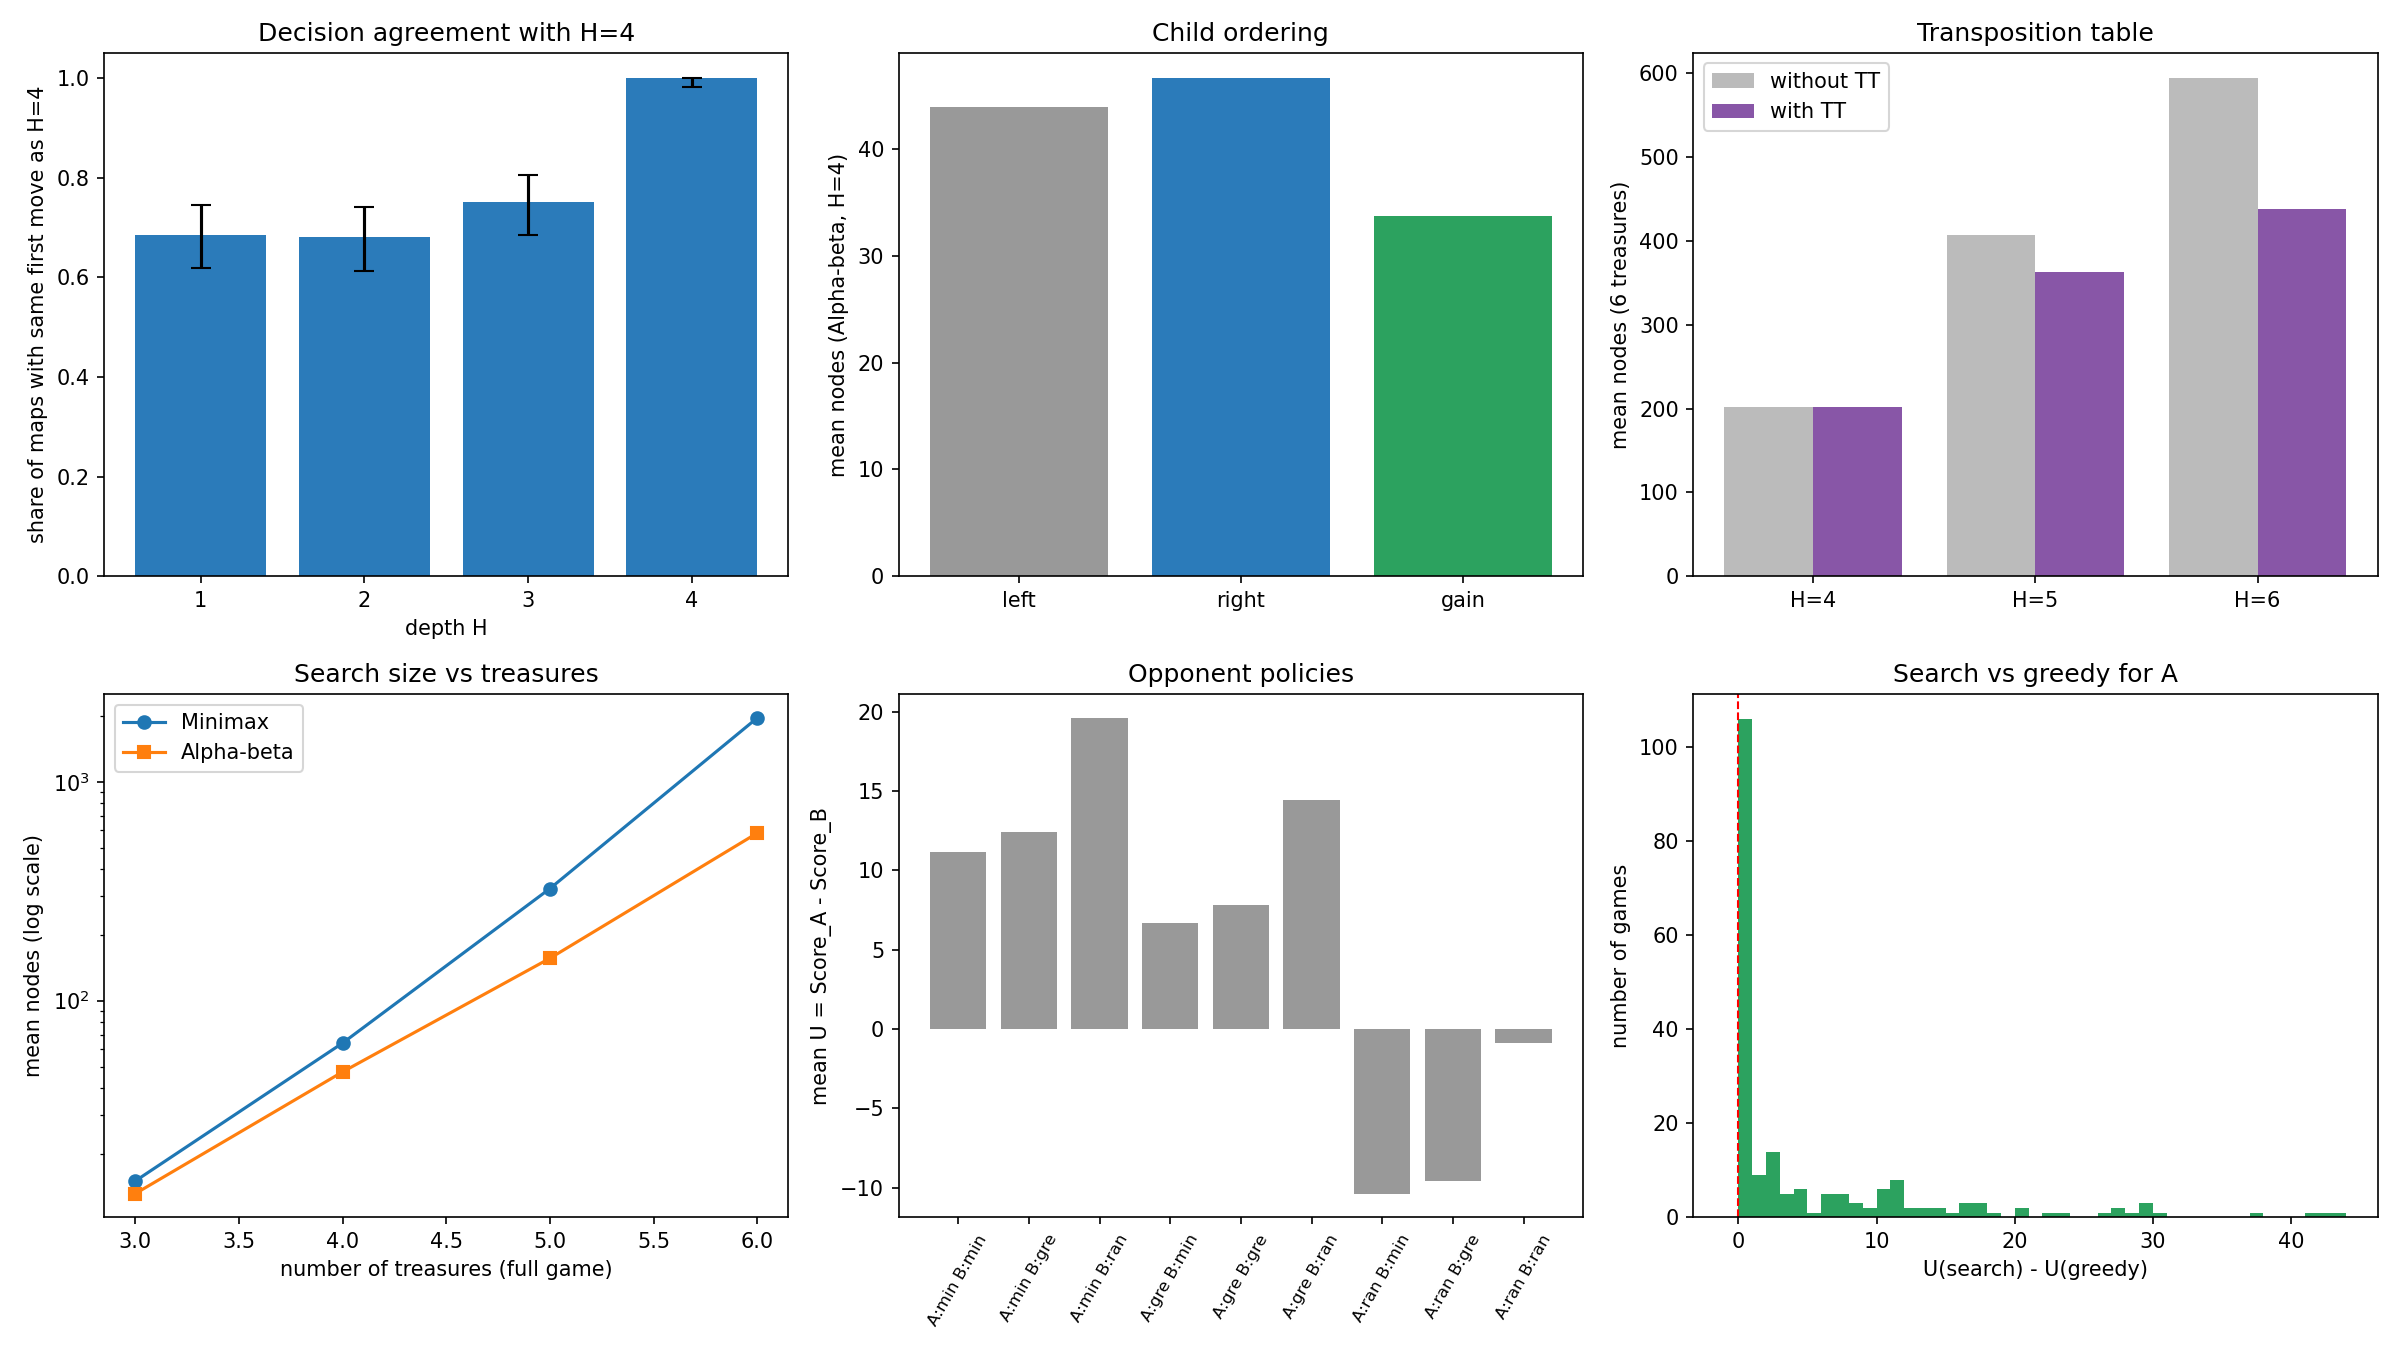

Write Python code to recreate this figure.
import os
import random
import statistics
import time

import matplotlib
matplotlib.use('Agg')
import matplotlib.pyplot as plt
from scipy import stats as sstats

from treasure_game_task4 import (
    make_game, solve_grid, best_move, iterative_deepening, root_search, play,
    LiveGame, mean, mean_ci, sign_test_p,
)

SEED = 2026
WALL = 'X'
OUT_DIR = os.path.dirname(os.path.abspath(__file__))
PLOT_PATH = os.path.join(OUT_DIR, 'test_treasure_game_task4.png')
REPORT_PATH = os.path.join(OUT_DIR, 'test_treasure_game_task4_results.md')

GIVEN_GRID = [l.split() for l in [
    'A 1 1 X 2 1 T1',
    '1 X 6 X 1 X 1',
    '1 1 T2 1 1 1 1',
    'X 1 X 8 X 1 X',
    '1 1 1 1 T3 1 1',
    '1 X 9 X 1 X 1',
    'T4 1 1 X 1 1 B',
]]
GIVEN_VALUES = {'T1': 9, 'T2': 6, 'T3': 7, 'T4': 7}

N_RANDOM = 200
N_TT = 100
N_COUNT = 30
N_CACHE_REPEAT = 5


def generate_instance(rng, rows, cols, treasure_count, wall_prob, value_low, value_high):
    grid = [[WALL if rng.random() < wall_prob else str(rng.randint(1, 9))
             for _ in range(cols)] for _ in range(rows)]
    cells = [(r, c) for r in range(rows) for c in range(cols)]
    rng.shuffle(cells)
    labels = ['A', 'B'] + [f'T{i}' for i in range(1, treasure_count + 1)]
    if len(cells) < len(labels):
        raise ValueError('grid too small for the requested treasures')
    for label, (r, c) in zip(labels, cells):
        grid[r][c] = label
    values = {f'T{i}': rng.randint(value_low, value_high) for i in range(1, treasure_count + 1)}
    return [[str(cell) for cell in row] for row in grid], values


def sample_games(seed, count, treasures, rows=7, cols=7, wall_prob=0.2, low=6, high=9):
    rng = random.Random(seed)
    out = []
    while len(out) < count:
        try:
            grid, values = generate_instance(rng, rows, cols, treasures, wall_prob, low, high)
            game = make_game(grid, values)
        except ValueError:
            continue
        out.append((grid, values, game))
    return out


def prop_ci(k, n, alpha=0.05):
    z = sstats.norm.ppf(1 - alpha / 2)
    p = k / n
    denom = 1 + z * z / n
    centre = (p + z * z / (2 * n)) / denom
    half = z * ((p * (1 - p) / n + z * z / (4 * n * n)) ** 0.5) / denom
    return max(0.0, centre - half), min(1.0, centre + half)


def fmt_ci(m, lo, hi):
    return f'{m:.2f}（95% 置信区间 {lo:.2f} 到 {hi:.2f}）'


def experiment_depth(lines):
    mm = solve_grid(GIVEN_GRID, GIVEN_VALUES, 2, use_alphabeta=False)
    ab = solve_grid(GIVEN_GRID, GIVEN_VALUES, 2, use_alphabeta=True)
    assert mm['best_target'] == ab['best_target'] == 'T2' and ab['best_value'] == -1
    mm = solve_grid(GIVEN_GRID, GIVEN_VALUES, 4, use_alphabeta=False)
    ab = solve_grid(GIVEN_GRID, GIVEN_VALUES, 4, use_alphabeta=True)
    assert mm['best_target'] == ab['best_target'] == 'T3' and ab['best_value'] == 3

    rows = []
    for h in range(1, 5):
        mm = solve_grid(GIVEN_GRID, GIVEN_VALUES, h, use_alphabeta=False)
        ab = solve_grid(GIVEN_GRID, GIVEN_VALUES, h, use_alphabeta=True)
        assert mm['best_target'] == ab['best_target'] and mm['best_value'] == ab['best_value']
        rows.append((h, ab['best_target'], ab['best_value'], mm['nodes'], ab['nodes']))
        lines.append(f"给定地图 H={h}：A 首步选 {ab['best_target']}，收益差 {ab['best_value']}；"
                     f"Minimax 访问 {mm['nodes']} 个节点，Alpha-beta 访问 {ab['nodes']} 个节点。")

    samples = sample_games(SEED + 2, N_RANDOM, 4)
    agree = {h: 0 for h in range(1, 5)}
    for _, _, g in samples:
        final = best_move(g, g.start_state(), 4)['best_target']
        for h in range(1, 5):
            if best_move(g, g.start_state(), h)['best_target'] == final:
                agree[h] += 1
    props = {}
    for h in range(1, 5):
        lo, hi = prop_ci(agree[h], len(samples))
        props[h] = (agree[h] / len(samples), lo, hi)
        if h < 4:
            lines.append(f'随机 {len(samples)} 局：H={h} 的首步与 H=4 相同的比例为 '
                         f'{agree[h] / len(samples):.1%}（95% 置信区间 {lo:.1%} 到 {hi:.1%}）。')
    return {'rows': rows, 'props': props}


def experiment_order(lines):
    game = make_game(GIVEN_GRID, GIVEN_VALUES)
    for h in (2, 4):
        nodes = {o: best_move(game, game.start_state(), h, order=o)['nodes'] for o in ('left', 'right', 'gain')}
        lines.append(f"给定地图 H={h}，Alpha-beta 节点数：从左到右 {nodes['left']}，"
                     f"从右到左 {nodes['right']}，按收益排序 {nodes['gain']}。")

    samples = sample_games(SEED + 3, N_RANDOM, 4)
    nodes = {o: [] for o in ('left', 'right', 'gain')}
    for _, _, g in samples:
        results = set()
        for o in nodes:
            r = best_move(g, g.start_state(), 4, order=o)
            nodes[o].append(r['nodes'])
            results.add((r['best_target'], r['best_value']))
        assert len(results) == 1, 'ordering changed the result'

    summary = {}
    for o in ('right', 'gain'):
        diffs = [a - b for a, b in zip(nodes['left'], nodes[o])]
        m, lo, hi = mean_ci(diffs)
        wins = sum(1 for d in diffs if d > 0)
        ties = sum(1 for d in diffs if d == 0)
        losses = sum(1 for d in diffs if d < 0)
        p = sign_test_p(diffs)
        summary[o] = (m, lo, hi)
        name = '从右到左' if o == 'right' else '按收益排序'
        lines.append(f'随机 {len(samples)} 局（H=4）：{name}相对从左到右平均少访问节点 '
                     f'{fmt_ci(m, lo, hi)}，少 {wins} 局、平 {ties} 局、多 {losses} 局，符号检验 p = {p:.2g}。')
    means = {o: mean(v) for o, v in nodes.items()}
    return {'means': means, 'summary': summary}


def experiment_tt(lines):
    samples = sample_games(SEED + 4, N_TT, 6)
    result = {}
    for h in (4, 5, 6):
        off, on, hits = [], [], []
        for _, _, g in samples:
            a = best_move(g, g.start_state(), h, tt=False)
            b = best_move(g, g.start_state(), h, tt=True)
            assert a['best_value'] == b['best_value'] and a['target'] == b['target']
            off.append(a['nodes'])
            on.append(b['nodes'])
            hits.append(b['tt_hits'])
        diffs = [a - b for a, b in zip(off, on)]
        m, lo, hi = mean_ci(diffs)
        result[h] = (mean(off), mean(on), m, lo, hi, mean(hits))
        lines.append(f'6 个宝藏、H={h}（{len(samples)} 局）：置换表前平均 {mean(off):.0f} 个节点，'
                     f'置换表后 {mean(on):.0f} 个节点，平均减少 {fmt_ci(m, lo, hi)}，'
                     f'平均命中 {mean(hits):.1f} 次。')
    return result


def experiment_iterative(lines):
    samples = sample_games(SEED + 5, N_RANDOM, 4)
    direct, iterative = [], []
    for _, _, g in samples:
        st = g.start_state()
        a = best_move(g, st, 4, tt=True)
        b = iterative_deepening(g, st, 4, tt=True)
        assert a['best_value'] == b['best_value'] and a['target'] == b['target']
        direct.append(a['nodes'])
        iterative.append(b['nodes'])
    diffs = [a - b for a, b in zip(direct, iterative)]
    m, lo, hi = mean_ci(diffs)
    lines.append(f'随机 {len(samples)} 局（H=4，均开置换表）：迭代加深相对直接搜索平均少访问节点 '
                 f'{fmt_ci(m, lo, hi)}（负值表示迭代加深更多）。')
    return {'direct': mean(direct), 'iterative': mean(iterative), 'summary': (m, lo, hi)}


class CountingLive(LiveGame):
    def __init__(self, grid, values):
        super().__init__(grid, values)
        self.calls = 0

    def gain(self, pos, target):
        self.calls += 1
        return super().gain(pos, target)


def experiment_cache(lines):
    cached_times, live_times = [], []
    for _ in range(N_CACHE_REPEAT):
        t0 = time.perf_counter()
        game = make_game(GIVEN_GRID, GIVEN_VALUES)
        best_move(game, game.start_state(), 4)
        cached_times.append(time.perf_counter() - t0)

        t0 = time.perf_counter()
        live = LiveGame(GIVEN_GRID, GIVEN_VALUES)
        best_move(live, live.start_state(), 4)
        live_times.append(time.perf_counter() - t0)

    counter = CountingLive(GIVEN_GRID, GIVEN_VALUES)
    best_move(counter, counter.start_state(), 4)
    cached_calls = len(game.names) * (len(game.names) - 1)
    lines.append(f'给定地图 H=4 完整搜索：缓存距离矩阵的中位耗时 {statistics.median(cached_times) * 1000:.2f} 毫秒，'
                 f'A* 调用 {cached_calls} 次；每次收益重新寻路的中位耗时 '
                 f'{statistics.median(live_times) * 1000:.2f} 毫秒，A* 调用 {counter.calls} 次。')
    return {
        'cached_ms': statistics.median(cached_times) * 1000,
        'live_ms': statistics.median(live_times) * 1000,
        'cached_calls': cached_calls,
        'live_calls': counter.calls,
    }


def experiment_policy(lines):
    samples = sample_games(SEED + 6, N_RANDOM, 4)
    policies = ('minimax', 'greedy', 'random')
    table = {}
    for a_pol in policies:
        for b_pol in policies:
            rng = random.Random(SEED + 7)
            utilities = []
            for _, _, g in samples:
                r = play(g, 4, a_pol, b_pol, rng=rng)
                utilities.append(r['utility'])
            m, lo, hi = mean_ci(utilities)
            table[(a_pol, b_pol)] = (m, lo, hi)
            lines.append(f'A 用 {a_pol}，B 用 {b_pol}：A 的平均收益差 {fmt_ci(m, lo, hi)}。')
    return table


def experiment_search_vs_greedy(lines):
    samples = sample_games(SEED + 8, N_RANDOM, 4)
    diffs = []
    for _, _, g in samples:
        u_search = play(g, 4, 'minimax', 'minimax')['utility']
        u_greedy = play(g, 4, 'greedy', 'minimax')['utility']
        diffs.append(u_search - u_greedy)
    m, lo, hi = mean_ci(diffs)
    better = sum(1 for d in diffs if d > 0)
    same = sum(1 for d in diffs if d == 0)
    worse = sum(1 for d in diffs if d < 0)
    p = sign_test_p(diffs)
    lines.append(f'随机 {len(samples)} 局（B 始终用最优搜索）：A 用搜索相对贪心的平均收益差 '
                 f'{fmt_ci(m, lo, hi)}，搜索更好 {better} 局、相同 {same} 局、更差 {worse} 局，'
                 f'符号检验 p = {p:.2g}。')
    return {'diffs': diffs, 'summary': (m, lo, hi)}


def experiment_count(lines):
    result = {}
    for k in (3, 4, 5, 6):
        samples = sample_games(SEED + 9 + k, N_COUNT, k)
        mm, ab = [], []
        for _, _, g in samples:
            st = g.start_state()
            mm.append(best_move(g, st, k, algorithm='minimax')['nodes'])
            ab.append(best_move(g, st, k, algorithm='alphabeta')['nodes'])
        result[k] = (mean(mm), mean(ab))
        lines.append(f'{k} 个宝藏（完整博弈，H={k}，{len(samples)} 局）：Minimax 平均 {mean(mm):.0f} 个节点，'
                     f'Alpha-beta 平均 {mean(ab):.0f} 个节点。')
    return result


def experiment_ties(lines):
    samples = sample_games(SEED + 20, N_RANDOM, 4)
    tie_cases = 0
    negative_gain = 0
    total_gain = 0
    for _, _, g in samples:
        st = g.start_state()
        moves = g.ordered(st, 'left')
        stats = {'nodes': 0, 'tt_hits': 0}
        values = root_search(g, st, 4, moves, 'minimax', 'left', stats, None)
        best = max(values.values())
        if sum(1 for v in values.values() if v == best) > 1:
            tie_cases += 1
        for t in moves:
            total_gain += 1
            if g.gain(st.pos_a, t) < 0:
                negative_gain += 1
    lines.append(f'随机 {len(samples)} 局（H=4）中，首步存在并列最优的局数为 {tie_cases}，'
                 f'占 {tie_cases / len(samples):.1%}；所有首步收益中为负的比例为 '
                 f'{negative_gain / total_gain:.1%}。')
    return {'tie_rate': tie_cases / len(samples), 'negative_rate': negative_gain / total_gain}


def plot(res):
    fig, axes = plt.subplots(2, 3, figsize=(16, 9))

    ax = axes[0][0]
    hs = sorted(res['depth']['props'])
    props = [res['depth']['props'][h][0] for h in hs]
    errs = [[res['depth']['props'][h][0] - res['depth']['props'][h][1] for h in hs],
            [res['depth']['props'][h][2] - res['depth']['props'][h][0] for h in hs]]
    ax.bar([str(h) for h in hs], props, yerr=errs, capsize=5, color='#2b7bba')
    ax.set_ylim(0, 1.05)
    ax.set_xlabel('depth H')
    ax.set_ylabel('share of maps with same first move as H=4')
    ax.set_title('Decision agreement with H=4')

    ax = axes[0][1]
    keys = ['left', 'right', 'gain']
    means = [res['order']['means'][k] for k in keys]
    ax.bar(keys, means, color=['#999999', '#2b7bba', '#2ca25f'])
    ax.set_ylabel('mean nodes (Alpha-beta, H=4)')
    ax.set_title('Child ordering')

    ax = axes[0][2]
    hs = sorted(res['tt'])
    xs = list(range(len(hs)))
    off = [res['tt'][h][0] for h in hs]
    on = [res['tt'][h][1] for h in hs]
    ax.bar([x - 0.2 for x in xs], off, width=0.4, label='without TT', color='#bbbbbb')
    ax.bar([x + 0.2 for x in xs], on, width=0.4, label='with TT', color='#8856a7')
    ax.set_xticks(xs)
    ax.set_xticklabels([f'H={h}' for h in hs])
    ax.set_ylabel('mean nodes (6 treasures)')
    ax.set_title('Transposition table')
    ax.legend()

    ax = axes[1][0]
    ks = sorted(res['count'])
    ax.plot(ks, [res['count'][k][0] for k in ks], marker='o', label='Minimax')
    ax.plot(ks, [res['count'][k][1] for k in ks], marker='s', label='Alpha-beta')
    ax.set_yscale('log')
    ax.set_xlabel('number of treasures (full game)')
    ax.set_ylabel('mean nodes (log scale)')
    ax.set_title('Search size vs treasures')
    ax.legend()

    ax = axes[1][1]
    pol = res['policy']
    labels = [f'A:{a[:3]} B:{b[:3]}' for (a, b) in pol]
    vals = [pol[k][0] for k in pol]
    ax.bar(range(len(vals)), vals, color='#999999')
    ax.set_xticks(range(len(vals)))
    ax.set_xticklabels(labels, rotation=60, fontsize=8)
    ax.set_ylabel('mean U = Score_A - Score_B')
    ax.set_title('Opponent policies')

    ax = axes[1][2]
    ax.hist(res['greedy']['diffs'], bins=range(min(res['greedy']['diffs']) - 1,
                                              max(res['greedy']['diffs']) + 2), color='#2ca25f')
    ax.axvline(0, color='red', linestyle='--', linewidth=1)
    ax.set_xlabel('U(search) - U(greedy)')
    ax.set_ylabel('number of games')
    ax.set_title('Search vs greedy for A')

    fig.tight_layout()
    fig.savefig(PLOT_PATH, dpi=150)


def run():
    lines = []

    lines.append('一、搜索深度对决策的影响')
    depth = experiment_depth(lines)
    lines.append('')

    lines.append('二、子节点访问顺序')
    order = experiment_order(lines)
    lines.append('')

    lines.append('三、置换表')
    tt = experiment_tt(lines)
    lines.append('')

    lines.append('四、迭代加深')
    iterative = experiment_iterative(lines)
    lines.append('')

    lines.append('五、距离缓存')
    cache = experiment_cache(lines)
    lines.append('')

    lines.append('六、对手策略')
    policy = experiment_policy(lines)
    lines.append('')

    lines.append('七、搜索与贪心')
    greedy = experiment_search_vs_greedy(lines)
    lines.append('')

    lines.append('八、宝藏数量与搜索规模')
    count = experiment_count(lines)
    lines.append('')

    lines.append('九、并列与负收益')
    ties = experiment_ties(lines)

    res = {'depth': depth, 'order': order, 'tt': tt, 'iterative': iterative,
           'cache': cache, 'policy': policy, 'greedy': greedy, 'count': count, 'ties': ties}

    text = '\n'.join(lines)
    print(text)
    with open(REPORT_PATH, 'w', encoding='utf-8') as f:
        f.write(text + '\n')
    plot(res)
    print(f'图：{PLOT_PATH}')


if __name__ == '__main__':
    run()
